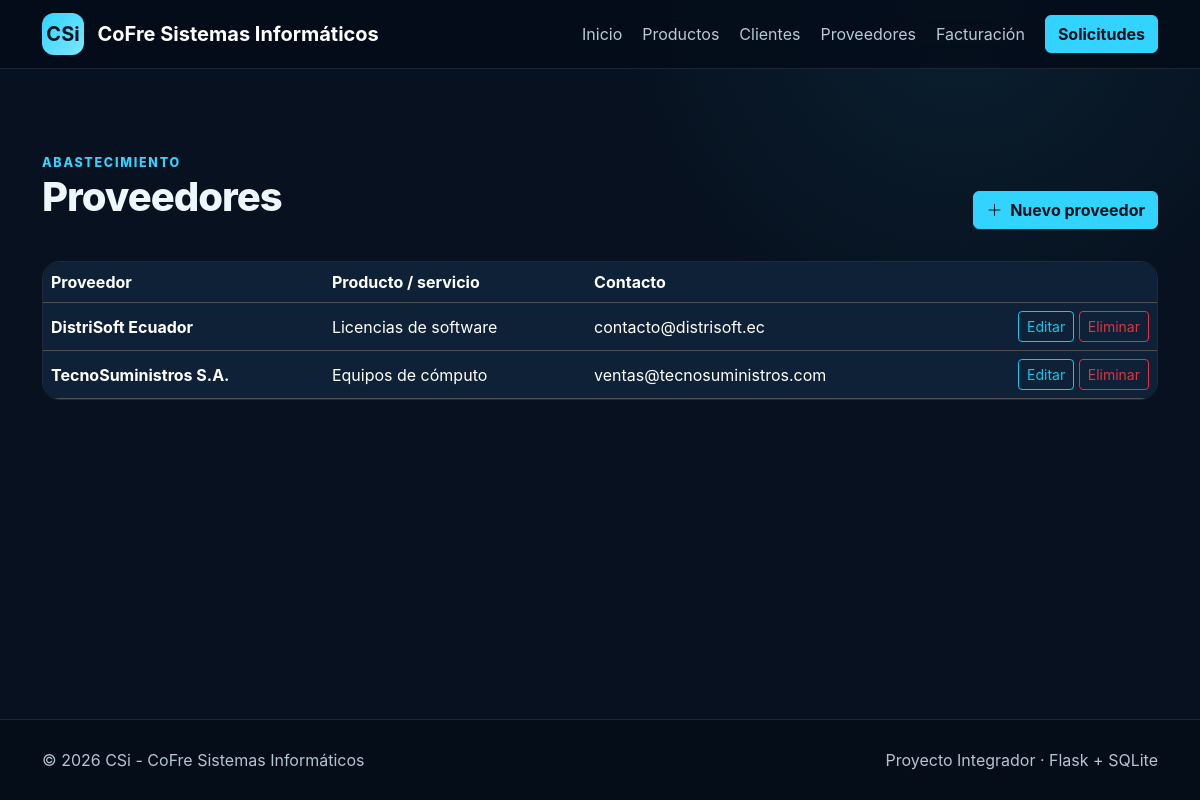
/proveedores, run on the app's committed database.
### tables this page shows
CREATE TABLE proveedores (
 id INTEGER PRIMARY KEY AUTOINCREMENT,
 nombre TEXT NOT NULL,
 producto TEXT NOT NULL,
 contacto TEXT NOT NULL
);

### app.py (the view)
@app.route("/proveedores")
def proveedores():
    proveedores_db = fetch_all("SELECT * FROM proveedores ORDER BY id DESC")
    return render_template("proveedores.html", proveedores=proveedores_db)

### app.py (called while the page is built)
def get_db_connection():
    DATA_DIR.mkdir(parents=True, exist_ok=True)
    conn = sqlite3.connect(DB_PATH)
    conn.row_factory = sqlite3.Row
    return conn

def fetch_all(query, params=()):
    conn = get_db_connection()
    registros = conn.execute(query, params).fetchall()
    conn.close()
    return registros

@app.context_processor
def inyectar_variables_globales():
    return {
        "anio_actual": datetime.now().year,
        "empresa": empresa_info,
    }

### templates/proveedores.html (shortened to what this page needs)
{% extends 'base.html' %}
{% block content %}<section class="page-section"><div class="container">
<div class="page-header"><div><span class="eyebrow">ABASTECIMIENTO</span><h1>Proveedores</h1></div><a href="{{ url_for('formulario_proveedor') }}" class="btn btn-info"><i class="bi bi-plus-lg me-1"></i> Nuevo proveedor</a></div>
<div class="table-responsive glass-table"><table class="table table-dark table-hover align-middle mb-0"><thead><tr><th>Proveedor</th><th>Producto / servicio</th><th>Contacto</th><th></th></tr></thead><tbody>
{% for p in proveedores %}<tr><td><strong>{{ p.nombre }}</strong></td><td>{{ p.producto }}</td><td>{{ p.contacto }}</td><td class="text-end text-nowrap"><a class="btn btn-sm btn-outline-info" href="{{ url_for('formulario_proveedor', item_id=p.id) }}">Editar</a> <form method="post" action="{{ url_for('eliminar_proveedor', item_id=p.id) }}" class="d-inline" data-confirm="¿Eliminar este proveedor?"><input type="hidden" name="csrf_token" value="{{ csrf_token() }}"><button class="btn btn-sm btn-outline-danger" type="submit">Eliminar</button></form></td></tr>{% else %}<tr><td colspan="4" class="text-center py-4 text-secondary">No hay proveedores.</td></tr>{% endfor %}
</tbody></table></div></div></section>{% endblock %}

### static/css/style.css (style rules this page uses)
:root { --bg:#07111f;--bg2:#0b1d31;--panel:#10263d;--panel2:#0d2035;--cyan:#33d3ff;--cyan2:#00a9db;--text:#ecf7ff;--muted:#9bb0c2;--border:rgba(255,255,255,.10) }
html { scroll-behavior:smooth }
body { background:radial-gradient(circle at 80% 0,rgba(51,211,255,.08),transparent 28%),var(--bg);color:var(--text);font-family:Inter,system-ui,-apple-system,"Segoe UI",sans-serif }
.btn-info { background:var(--cyan);border-color:var(--cyan);color:#00131d;font-weight:700 }
.eyebrow { font-size:.78rem;font-weight:800;letter-spacing:.14em;color:var(--cyan) }
.section-heading h2,.page-header h1,.form-card h1 { font-weight:800;letter-spacing:-.025em }
.page-section { padding:64px 0 86px }
.page-header { display:flex;align-items:end;justify-content:space-between;gap:1rem;margin-bottom:2rem }
.glass-table { border:1px solid var(--border);border-radius:18px;overflow:hidden }
.table-dark { --bs-table-bg:#0e2136;--bs-table-striped-bg:#10263d;--bs-table-hover-bg:#15304b }

### data on the page
proveedores: nombre "DistriSoft Ecuador", producto "Licencias de software", contacto "contacto@distrisoft.ec"
proveedores: nombre "TecnoSuministros S.A.", producto "Equipos de cómputo", contacto "ventas@tecnosuministros.com"
